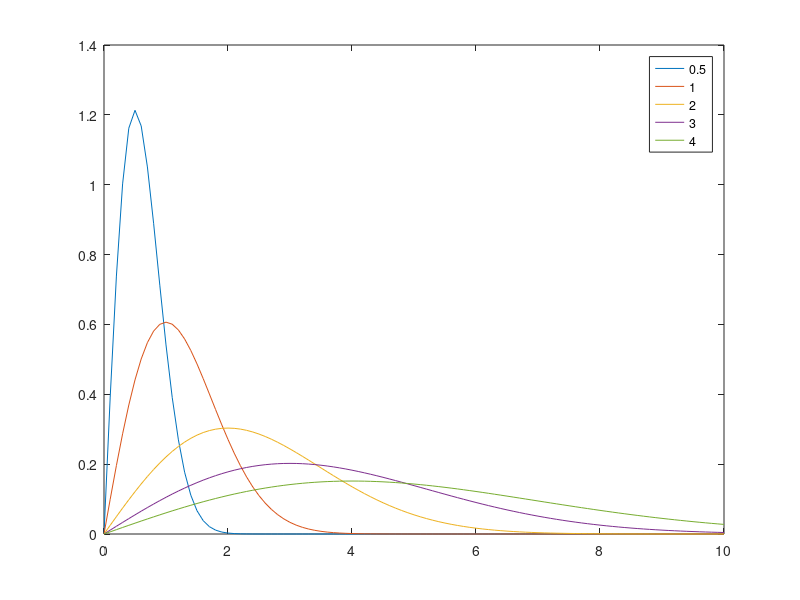

Source code (MATLAB):
r = 0:0.1:10;
std_dev = [0.5,1,2,3,4];
figure;
for std= std_dev
    sig = r/std^2.*exp(-r.^2/(2*std^2));
    plot(r,sig);
    hold on
end
legend('0.5','1','2','3','4')